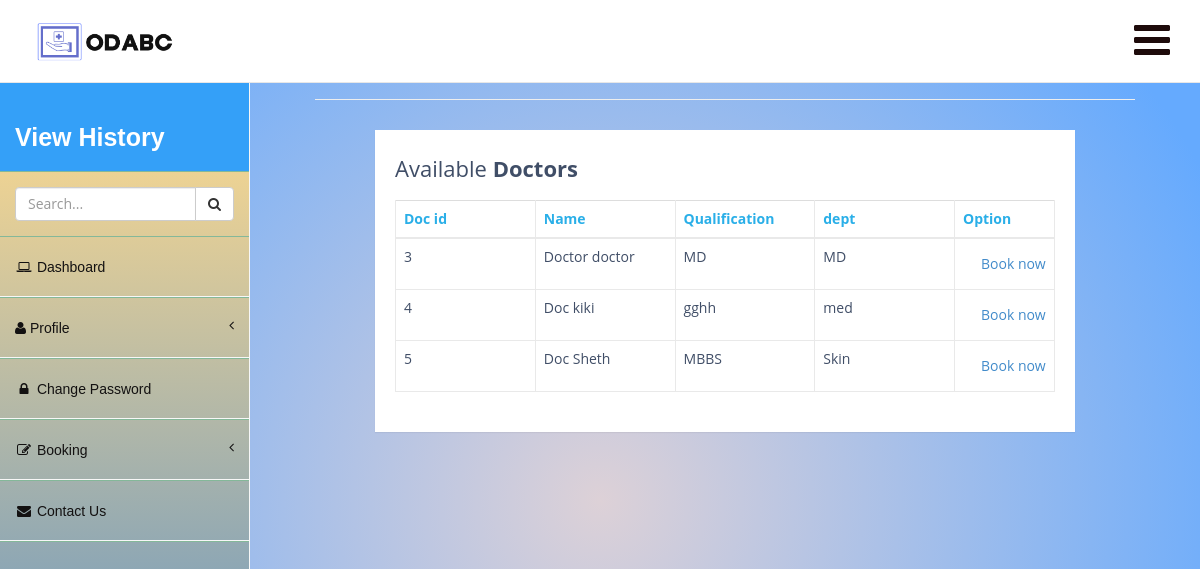
Page /bookappointment/ on the committed database.
### ODBS/models.py (models this page shows, shortened)
class Doctor(models.Model):
    user=models.ForeignKey(User,on_delete=models.CASCADE)
    docid=models.BigAutoField(primary_key=True)
    contactno=models.CharField(max_length=50,null=True)
    qualification=models.CharField(max_length=50,null=True)
    specialist=models.CharField(max_length=50,null=True)
    day1=models.CharField(max_length=10,null=True)
    day2=models.CharField(max_length=10,null=True)
    day3=models.CharField(max_length=10,null=True)
    time1=models.CharField(max_length=10,null=True)
    time2=models.CharField(max_length=10,null=True)
    time3=models.CharField(max_length=10,null=True)
    dept=models.CharField(max_length=10,null=True)

### ODBS/views.py (the view)
# urls.py: path('bookappointment/', bookappointment,name="bookappointment"),
def bookappointment(request):
    listofdoctors=Doctor.objects.all()
    return render(request,"bookappointment.html",locals())

### ODBS/Templates/bookappointment.html (shortened to what this page needs)
<!DOCTYPE html>
<html>
<head>
    <link href="/static/assets/plugins/bootstrap/bootstrap.css" rel="stylesheet" />
    <link href="/static/assets/font-awesome/css/font-awesome.css" rel="stylesheet" />
    <link href="/static/assets/plugins/pace/pace-theme-big-counter.css" rel="stylesheet" />
  <link href="/static/assets/css/style.css" rel="stylesheet" />
      <link href="/static/assets/css/main-style.css" rel="stylesheet" />
    <link href="/static/assets/plugins/dataTables/dataTables.bootstrap.css" rel="stylesheet" />
</head>
<body>
    <div id="wrapper">
        <nav class="navbar navbar-default navbar-fixed-top" role="navigation" id="navbar">
            <div class="navbar-header">
                <a class="navbar-brand" href="index.html">
                    <img src="/static/assets/img/logo.png" alt="" />
                </a>
            </div>
            <ul class="nav navbar-top-links navbar-right">
                    <li class="dropdown">
                    <a class="dropdown-toggle" data-toggle="dropdown" href="#">
                        <i class="fa fa-bars fa-3x"></i>
                    </a>
                        </li>
                    </ul>
        </nav>
        <nav class="navbar-default navbar-static-side" role="navigation">
            <div class="sidebar-collapse">
                <ul class="nav" id="side-menu">
                    <li>
                        <div class="user-section">
                            <div class="user-section-inner">
                            </div>
                            <div class="user-info">
                                <div><strong>View History</strong></div>
                            </div>
                        </div>
                    </li>
                    <li class="sidebar-search">
                        <div class="input-group custom-search-form">
                            <input type="text" class="form-control" placeholder="Search...">
                            <span class="input-group-btn">
                                <button class="btn btn-default" type="button">
                                    <i class="fa fa-search"></i>
                                </button>
                            </span>
                        </div>
                    </li>
                    <li class="">
                        <a href="/patienthome"><i class="fa fa-laptop fa-fw"></i> Dashboard</a>
                    </li>
                    <li>
                        <a href="#"><i class="fa fa-user"></i> Profile<span class="fa arrow"></span></a>
                    </li>
                     <li>
                        <a href="changepass.html"><i class="fa fa-lock fa-fw"></i> Change Password</a>
                    </li>
                    <li>
                        <a href="#"><i class="fa fa-edit fa-fw"></i> Booking<span class="fa arrow"></span></a>
                            </li>
                    <li>
                        <a href="#"><i class="fa fa-envelope fa-fw"></i> Contact Us </a>
                    </li>
                </ul>
            </div>
        </nav>
        <div id="page-wrapper">
                <div class="col-lg-12">
                    <h1 class="page-header"></h1>
                 <div class="container-lg">
                    <div class="table-responsive">
                        <div class="table-wrapper">
                            <div class="table-title">
                                <div class="row">
                                    <div class="col-sm-6"><h2>Available<b> Doctors</b></h2></div>
                                </div>
                            </div>
                            <table class="table table-bordered">
                                <thead>
                                    <tr>
                                        <th style="color:#2aafe8">Doc id </th>
                                        <th style="color:#2aafe8">Name </th>
                                        <th style="color:#2aafe8">Qualification    </th>
                                        <th style="color:#2aafe8">dept    </th>
                                        <th style="color:#2aafe8">Option    </th>
                                    </tr>
                                </thead>
                                <tbody>
                                    {% for i in listofdoctors%}
                                    <tr>
                                        <td>{{i.docid}}</td>
                                        <td>{{i.user.first_name}} {{i.user.last_name}}</td>
                                        <td>{{i.qualification}}</td>
                                        <td>{{i.specialist}}</td>
                                        <td><a href="/bookdoc/{{i.docid}}" class="btn">Book now</a></td>
                                    </tr>
                                    {% endfor %}
                                </tbody>
                            </table>
                        </div>
                    </div>
                </div>
    </div>
</body>
</html>

### ODBS/static/assets/css/style.css (style rules this page uses)
body { background: rgb(255,251,253); background: radial-gradient(circle, rgba(255,251,253,1) 14%, rgba(101,170,254,1) 100%); }
.navbar-static-side ul li { border-bottom:1px solid #84B899 !important; }
.navbar-top-links li { display: inline-block; }
.navbar-top-links li:last-child { margin-right: 15px; }
.navbar-top-links li a { padding: 20px; min-height: 50px; }
.sidebar-search { padding: 15px; }
.arrow { float: right; }
.fa.arrow:before { content: "\f104"; }
@media (min-width:768px) { .navbar-static-side { z-index: 1; position: absolute; width: 250px; } }

### ODBS/static/assets/css/main-style.css (style rules this page uses)
.user-section-inner { height: 80px; width: 90px; align-items: center; border-radius: 50%; overflow: hidden; display: block; position: relative; margin-top: 20px; }
.user-info { display: block; font-family:Arial, Helvetica, sans-serif; color: #fff!important; display: inline-block; padding: 15px; }
.navbar-top-links > li > a { color: hsl(0, 45%, 8%); }
.nav > li > a { padding: 20px 15px; }
#side-menu { background: rgb(65,132,207); background: linear-gradient(0deg, rgba(65,132,207,1) 11%, rgba(247,215,144,1) 87%); border-right: 1px solid hsl(0, 0%, 97%); width: 250px; height: 100%; position: fixed; overflow-y: scroll; overflow-x: hidden; z-index: 1; }
#side-menu a { color:hsl(0, 5%, 7%); border-bottom: 1px solid hsl(0, 0%, 97%) !important; height: 60px; display: block; font-family: 'Poppins', sans-serif; }
#navbar { background-color:#fff; border-bottom:1px solid #e7e7e7; }
.navbar-brand { padding-left:20px; }
.navbar-brand img { height: 60px; }
.navbar-default { border-color: #27A6BE; }
@media (min-width:768px) { #page-wrapper { position: inherit; margin: 0 0 0 250px; padding: 50px; min-height: 1000px; } }

### ODBS/Templates/bookappointment.html (style rules this page uses)
body { color: #404E67; background: rgb(221,209,215); background: radial-gradient(circle, rgba(221,209,215,1) 0%, rgba(101,170,254,1) 88%); font-family: 'Open Sans', sans-serif; }
.table-wrapper { width: 700px; margin: 30px auto; background: #fff; padding: 20px; box-shadow: 0 1px 1px rgba(0,0,0,.05); }
.table-title { padding-bottom: 10px; margin: 0 0 10px; }
.table-title h2 { margin: 6px 0 0; font-size: 22px; }
table.table { table-layout: fixed; }
table.table tr th, table.table tr td { border-color: #e9e9e9; }
table.table th:last-child { width: 100px; }
table.table td a { cursor: pointer; display: flexbox; margin: 0 5px; min-width: 25px; align-items: center; }

### rows in the picture
Doctor: docid "3", user.first_name "Doctor", user.last_name "doctor", qualification "MD", specialist "MD"
Doctor: docid "4", user.first_name "Doc", user.last_name "kiki", qualification "gghh", specialist "med"
Doctor: docid "5", user.first_name "Doc", user.last_name "Sheth", qualification "MBBS", specialist "Skin"
